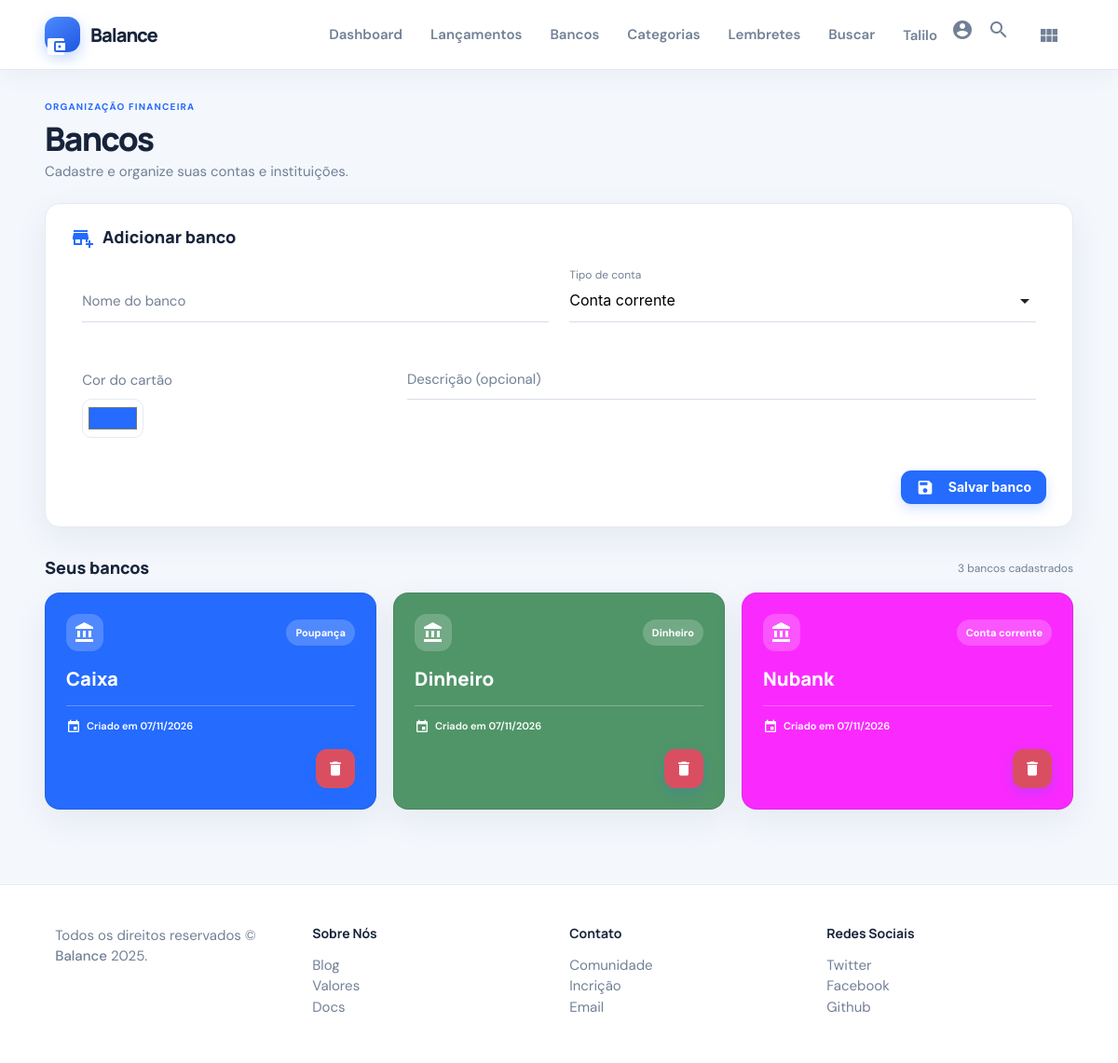
Page /pages/bancos.php (signed in) on the committed database.
### tables this page shows
CREATE TABLE `bancos` (
  `id` int(11) NOT NULL,
  `usuario_id` int(11) NOT NULL,
  `nome` varchar(120) NOT NULL,
  `tipo` varchar(40) NOT NULL,
  `cor` char(7) NOT NULL DEFAULT '#246BFE',
  `descricao` varchar(1000) DEFAULT NULL,
  `criado_em` timestamp NOT NULL DEFAULT current_timestamp()
);

### pages/bancos.php (the view, shortened to what this page needs)
<?php
require_once('../database/conexao.php');
$usuarioId = (int) $_SESSION['idUser'];
$form = [
    'nome' => '',
    'tipo' => 'Conta corrente',
    'cor' => '#246BFE',
    'descricao' => ''
];
$bancos = [];
try {
    $stmtBancos = $conexao->prepare('SELECT id, nome, tipo, cor, descricao, criado_em FROM bancos WHERE usuario_id = ? ORDER BY criado_em DESC, id DESC');
    if ($stmtBancos) {
        $stmtBancos->bind_param('i', $usuarioId);
        if ($stmtBancos->execute()) {
            $stmtBancos->bind_result($bancoId, $bancoNome, $bancoTipo, $bancoCor, $bancoDescricao, $bancoCriadoEm);
            while ($stmtBancos->fetch()) {
                $bancos[] = [
                    'id' => $bancoId,
                    'nome' => $bancoNome,
                    'tipo' => $bancoTipo,
                    'cor' => $bancoCor,
                    'descricao' => $bancoDescricao,
                    'criado_em' => $bancoCriadoEm
                ];
            }
        }
    } else {
        $erroTabela = true;
    }
} catch (mysqli_sql_exception $exception) {
    $erroTabela = true;
}
function escaparBanco($valor) {
    return htmlspecialchars((string) $valor, ENT_QUOTES, 'UTF-8');
}
function textoBancoSobreCor($hex) {
    $hex = ltrim($hex, '#');
    $rgb = [hexdec(substr($hex, 0, 2)), hexdec(substr($hex, 2, 2)), hexdec(substr($hex, 4, 2))];
    $luminancia = (0.299 * $rgb[0]) + (0.587 * $rgb[1]) + (0.114 * $rgb[2]);
    return $luminancia > 160 ? '#18243b' : '#ffffff';
}
?>
<!DOCTYPE html>
<html lang="pt-br" class="<?= (int) ($_SESSION['temaUser'] ?? 0) === 1 ? 'theme-dark' : 'theme-light' ?>">
<head>
  <link rel="stylesheet" href="https://cdnjs.cloudflare.com/ajax/libs/materialize/1.0.0/css/materialize.min.css">
  <link rel="stylesheet" href="../assets/css/styles.css?v=20261107-22">
</head>
<body class="<?= (int) ($_SESSION['temaUser'] ?? 0) === 1 ? 'theme-dark' : 'theme-light' ?>">
  <?php include('./views/header.php'); ?>
  <main class="banks-page">
    <div class="container banks-heading">
      <div><span class="section-eyebrow">Organização financeira</span><h2>Bancos</h2><p>Cadastre e organize suas contas e instituições.</p></div>
    </div>
    <section class="container bank-form-card" aria-labelledby="bank-form-title">
      <h3 id="bank-form-title"><i class="material-icons" aria-hidden="true">add_business</i>Adicionar banco</h3>
      <form method="post" action="bancos.php">
        <div class="row">
          <div class="input-field col s12 m6">
            <input id="bank-name" name="nome" type="text" maxlength="120" value="<?= escaparBanco($form['nome']) ?>" required>
            <label for="bank-name" class="<?= $form['nome'] !== '' ? 'active' : '' ?>">Nome do banco</label>
          </div>
          <div class="input-field col s12 m6">
            <label for="bank-type">Tipo de conta</label>
          </div>
          <div class="input-field col s12 m4 bank-color-field">
            <label for="bank-color">Cor do cartão</label>
            <input id="bank-color" name="cor" type="color" value="<?= escaparBanco($form['cor']) ?>" aria-label="Escolher cor do cartão">
          </div>
          <div class="input-field col s12 m8">
            <textarea id="bank-description" name="descricao" class="materialize-textarea" maxlength="1000"><?= escaparBanco($form['descricao']) ?></textarea>
            <label for="bank-description" class="<?= $form['descricao'] !== '' ? 'active' : '' ?>">Descrição (opcional)</label>
          </div>
        </div>
        <div class="bank-form-actions"><button class="btn waves-effect waves-light" type="submit"><i class="material-icons left">save</i>Salvar banco</button></div>
      </form>
    </section>
    <section class="container bank-list-section" aria-labelledby="bank-list-title">
      <div class="bank-list-heading"><h3 id="bank-list-title">Seus bancos</h3><span><?= count($bancos) ?> <?= count($bancos) === 1 ? 'banco cadastrado' : 'bancos cadastrados' ?></span></div>
      <?php if (count($bancos) === 0): ?>
        <div class="bank-empty"><i class="material-icons" aria-hidden="true">account_balance</i><p>Nenhum banco cadastrado ainda.</p></div>
      <?php else: ?>
        <div class="bank-grid">
          <?php foreach ($bancos as $banco):
            $corValida = preg_match('/^#[0-9A-Fa-f]{6}$/', $banco['cor']) ? $banco['cor'] : '#246BFE';
            $corTexto = textoBancoSobreCor($corValida);
          ?>
            <article class="bank-card" style="--bank-card-color: <?= escaparBanco($corValida) ?>; --bank-card-text: <?= escaparBanco($corTexto) ?>;">
              <div class="bank-card-top"><span class="bank-card-icon"><i class="material-icons" aria-hidden="true">account_balance</i></span><span class="bank-card-type"><?= escaparBanco($banco['tipo']) ?></span></div>
              <h4><?= escaparBanco($banco['nome']) ?></h4>
              <div class="bank-card-date"><i class="material-icons" aria-hidden="true">event</i>Criado em <?= escaparBanco(date('d/m/Y', strtotime($banco['criado_em']))) ?></div>
              <div class="bank-card-actions">
                <form method="post" action="bancos.php" onsubmit="return confirm('Excluir este banco? Essa ação não pode ser desfeita.');">
                  <button class="btn btn-danger bank-card-delete waves-effect waves-light" type="submit" aria-label="Excluir banco <?= escaparBanco($banco['nome']) ?>" title="Excluir banco"><i class="material-icons" aria-hidden="true">delete</i></button>
                </form>
              </div>
            </article>
          <?php endforeach; ?>
        </div>
      <?php endif; ?>
    </section>
  </main>
  <?php include('./views/footer.php'); ?>
</body>
</html>

### rows in the picture
bancos: tipo "Poupança", nome "Caixa", criado_em "07/11/2026"
bancos: tipo "Dinheiro", nome "Dinheiro", criado_em "07/11/2026"
bancos: tipo "Conta corrente", nome "Nubank", criado_em "07/11/2026"

### other values in the picture
$_SESSION['usuario'] "Talilo"
count($bancos) "3"
